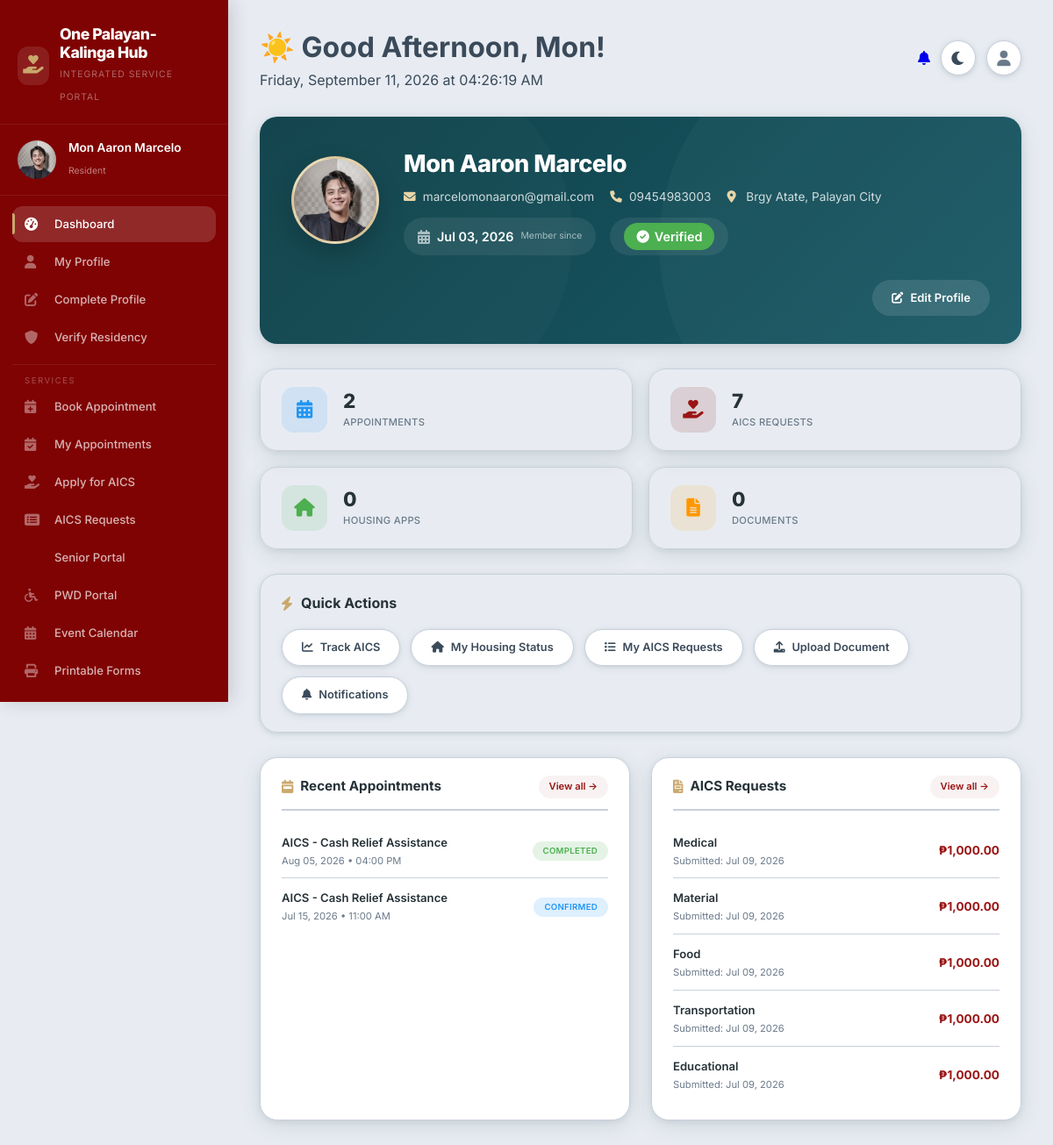
/dashboard.php (signed in), run on the app's committed database.
### tables this page shows
CREATE TABLE `users` (
  `user_id` int(11) NOT NULL,
  `username` varchar(50) NOT NULL,
  `password` varchar(255) NOT NULL,
  `email` varchar(100) NOT NULL,
  `first_name` varchar(50) NOT NULL,
  `last_name` varchar(50) NOT NULL,
  `contact_number` varchar(20) DEFAULT NULL,
  `address` text DEFAULT NULL,
  `role` enum('resident','staff','admin') DEFAULT 'resident',
  `status` enum('active','inactive') DEFAULT 'active',
  `created_at` timestamp NOT NULL DEFAULT current_timestamp(),
  `updated_at` timestamp NOT NULL DEFAULT current_timestamp() ON UPDATE current_timestamp(),
  `last_login` datetime DEFAULT NULL,
  `is_active` tinyint(1) NOT NULL DEFAULT 1,
  `profile_picture` varchar(255) DEFAULT NULL,
  `verification_status` enum('pending','verified','rejected') DEFAULT 'pending',
  `verification_date` timestamp NULL DEFAULT NULL,
  `verified_by` int(11) DEFAULT NULL
);

CREATE TABLE `appointments` (
  `appointment_id` int(11) NOT NULL,
  `user_id` int(11) DEFAULT NULL,
  `service_id` int(11) DEFAULT NULL,
  `appointment_date` date NOT NULL,
  `appointment_time` time NOT NULL,
  `service_type` varchar(100) DEFAULT 'General',
  `status` enum('pending','confirmed','completed','cancelled') DEFAULT 'pending',
  `purpose` text DEFAULT NULL,
  `notes` text DEFAULT NULL,
  `created_at` timestamp NOT NULL DEFAULT current_timestamp(),
  `updated_at` timestamp NOT NULL DEFAULT current_timestamp() ON UPDATE current_timestamp()
);

CREATE TABLE `services` (
  `service_id` int(11) NOT NULL,
  `category_id` int(11) DEFAULT NULL,
  `service_name` varchar(100) NOT NULL,
  `description` text DEFAULT NULL,
  `requirements` text DEFAULT NULL,
  `processing_time` varchar(50) DEFAULT NULL,
  `is_active` tinyint(1) DEFAULT 1,
  `service_code` varchar(50) DEFAULT NULL,
  `category` varchar(100) DEFAULT 'General',
  `duration_minutes` int(11) DEFAULT 30
);

CREATE TABLE `aics_requests` (
  `aics_id` int(11) NOT NULL,
  `user_id` int(11) NOT NULL,
  `request_type` enum('medical','funeral','educational','transportation','food','cash_relief','material') NOT NULL,
  `amount_requested` decimal(10,2) DEFAULT NULL,
  `amount_approved` decimal(10,2) DEFAULT NULL,
  `purpose` text DEFAULT NULL,
  `status` enum('submitted','reviewing','approved','rejected','released') DEFAULT 'submitted',
  `submission_date` timestamp NOT NULL DEFAULT current_timestamp(),
  `reviewed_by` int(11) DEFAULT NULL,
  `review_date` datetime DEFAULT NULL,
  `approved_by` int(11) DEFAULT NULL,
  `approval_date` datetime DEFAULT NULL,
  `release_date` datetime DEFAULT NULL,
  `rejection_reason` text DEFAULT NULL
);

### dashboard.php (the view, shortened to what this page needs)
<?php
$database = new Database();
$db = $database->getConnection();
$appointments_query = "SELECT a.*, s.service_name
                      FROM appointments a
                      JOIN services s ON a.service_id = s.service_id
                      WHERE a.user_id = :user_id
                      ORDER BY a.appointment_date DESC
                      LIMIT 5";
$appointments_stmt = $db->prepare($appointments_query);
$appointments_stmt->bindParam(':user_id', $_SESSION['user_id']);
$appointments_stmt->execute();
$aics_query = "SELECT * FROM aics_requests
               WHERE user_id = :user_id
               ORDER BY submission_date DESC
               LIMIT 5";
$aics_stmt = $db->prepare($aics_query);
$aics_stmt->bindParam(':user_id', $_SESSION['user_id']);
$aics_stmt->execute();
$count_query = "SELECT
    (SELECT COUNT(*) FROM appointments WHERE user_id = :user_id) as total_appointments,
    (SELECT COUNT(*) FROM aics_requests WHERE user_id = :user_id) as total_aics,
    (SELECT COUNT(*) FROM housing_beneficiaries WHERE user_id = :user_id) as total_housing,
    (SELECT COUNT(*) FROM documents WHERE user_id = :user_id) as total_documents,
    (SELECT COUNT(*) FROM notifications WHERE user_id = :user_id AND is_read = FALSE) as unread_notifications";
$count_stmt = $db->prepare($count_query);
$count_stmt->bindParam(':user_id', $_SESSION['user_id']);
$count_stmt->execute();
$counts = $count_stmt->fetch(PDO::FETCH_ASSOC);
$user_query = "SELECT * FROM users WHERE user_id = :user_id";
$user_stmt = $db->prepare($user_query);
$user_stmt->bindParam(':user_id', $_SESSION['user_id']);
$user_stmt->execute();
$user = $user_stmt->fetch(PDO::FETCH_ASSOC);
$verification_status = $user['verification_status'] ?? 'pending';
$initials = '';
$name_parts = explode(' ', $_SESSION['full_name']);
foreach ($name_parts as $part) {
    $initials .= strtoupper(substr($part, 0, 1));
}
$initials = substr($initials, 0, 2);
$profile_picture = $user['profile_picture'] ?? '';
$avatar_url = !empty($profile_picture) && file_exists($profile_picture)
    ? $profile_picture
    : '';
$dark_mode = isset($_COOKIE['dark_mode']) && $_COOKIE['dark_mode'] === 'enabled';
$hour = date('H');
$greeting = $hour < 12 ? 'Morning' : ($hour < 18 ? 'Afternoon' : 'Evening');
$greeting_emoji = $hour < 12 ? '🌅' : ($hour < 18 ? '☀️' : '🌙');
?>
<!DOCTYPE html>
<html lang="en" data-theme="<?php echo $dark_mode ? 'dark' : 'light'; ?>">
<head>
    <link rel="stylesheet" href="https://cdnjs.cloudflare.com/ajax/libs/font-awesome/6.0.0/css/all.min.css">
    <link rel="stylesheet" href="css/portal-layout.css">
</head>
<body>
    <div class="app-container">
        <div class="sidebar" id="sidebar">
            <div class="sidebar-header">
                <div class="logo-icon"><i class="fas fa-hand-holding-heart"></i></div>
                <div class="logo-text">
                    <h2>One Palayan-Kalinga Hub</h2>
                    <span>Integrated Service Portal</span>
                </div>
            </div>
            <div class="user-info-sidebar">
                <div class="user-avatar-sidebar">
                    <?php if (!empty($avatar_url)): ?>
                        <img src="<?php echo htmlspecialchars($avatar_url); ?>" alt="Profile">
                    <?php else: ?>
                        <?php echo $initials; ?>
                    <?php endif; ?>
                </div>
                <div>
                    <h4><?php echo htmlspecialchars($_SESSION['full_name']); ?></h4>
                    <span>Resident</span>
                </div>
            </div>
            <?php include __DIR__ . '/includes/usersidenav.php'; ?>
        </div>
        <div class="main-content">
            <div class="top-bar">
                <div class="top-bar-left">
                    <div class="welcome-text">
                        <h1>
                            <span class="greeting-emoji"><?php echo $greeting_emoji; ?></span>
                            Good <?php echo $greeting; ?>, <?php echo explode(' ', $_SESSION['full_name'])[0]; ?>!
                        </h1>
                        <p><?php echo date('l, F d, Y'); ?></p>
                    </div>
                </div>
                <div class="top-bar-actions">
                    <a href="notifications.php" class="notification-bell">
                        <i class="fas fa-bell"></i>
                    </a>
                    <button class="theme-toggle" id="themeToggle" title="Toggle Dark/Light Mode">
                        <i class="fas <?php echo $dark_mode ? 'fa-sun' : 'fa-moon'; ?>"></i>
                    </button>
                    <a href="profile.php" class="top-icon"><i class="fas fa-user"></i></a>
                </div>
            </div>
            <div class="profile-header">
                <div class="profile-row">
                    <div class="large-avatar">
                        <?php if (!empty($avatar_url)): ?>
                            <img src="<?php echo htmlspecialchars($avatar_url); ?>" alt="Profile Picture">
                        <?php else: ?>
                            <?php echo $initials; ?>
                        <?php endif; ?>
                    </div>
                    <div class="profile-info">
                        <h1><?php echo htmlspecialchars($_SESSION['full_name']); ?></h1>
                        <div class="details">
                            <span><i class="fas fa-envelope"></i>
                                <?php echo htmlspecialchars($user['email'] ?? 'Not provided'); ?></span>
                            <span><i class="fas fa-phone"></i>
                                <?php echo htmlspecialchars($user['contact_number'] ?? 'Not provided'); ?></span>
                            <span><i class="fas fa-map-marker-alt"></i>
                                <?php echo htmlspecialchars($user['address'] ?? 'Not provided'); ?></span>
                        </div>
                        <div class="profile-stats">
                            <div class="profile-stat">
                                <i class="fas fa-calendar-alt" style="color: rgba(255,255,255,0.6);"></i>
                                <span><?php echo date('M d, Y', strtotime($user['created_at'] ?? 'now')); ?></span>
                                <small>Member since</small>
                            </div>
                            <div class="profile-stat">
                                <span class="verification-badge badge-<?php echo $verification_status; ?>">
                                    <i class="fas fa-<?php
                                    echo $verification_status == 'verified' ? 'check-circle' :
                                        ($verification_status == 'pending' ? 'clock' : 'times-circle');
                                    ?>"></i>
                                    <?php echo ucfirst($verification_status); ?>
                                </span>
                            </div>
                        </div>
                    </div>
                    <a href="profile.php" class="edit-profile-btn">
                        <i class="fas fa-edit"></i> Edit Profile
                    </a>
                </div>
            </div>
            <div class="stats-grid">
                <div class="stat-card" onclick="window.location.href='my-appointments.php'">
                    <div class="stat-icon appointments"><i class="fas fa-calendar-alt"></i></div>
                    <div class="stat-info">
                        <h3><?php echo $counts['total_appointments'] ?? 0; ?></h3>
                        <p>Appointments</p>
                    </div>
                </div>
                <div class="stat-card" onclick="window.location.href='aics-requests.php'">
                    <div class="stat-icon aics"><i class="fas fa-hand-holding-heart"></i></div>
                    <div class="stat-info">
                        <h3><?php echo $counts['total_aics'] ?? 0; ?></h3>
                        <p>AICS Requests</p>
                    </div>
                </div>
                <div class="stat-card" onclick="window.location.href='my-housing.php'">
                    <div class="stat-icon housing"><i class="fas fa-home"></i></div>
                    <div class="stat-info">
                        <h3><?php echo $counts['total_housing'] ?? 0; ?></h3>
                        <p>Housing Apps</p>
                    </div>
                </div>
                <div class="stat-card" onclick="window.location.href='documents.php'">
                    <div class="stat-icon documents"><i class="fas fa-file-alt"></i></div>
                    <div class="stat-info">
                        <h3><?php echo $counts['total_documents'] ?? 0; ?></h3>
                        <p>Documents</p>
                    </div>
                </div>
            </div>
            <div class="quick-section">
                <h3><i class="fas fa-bolt"></i> Quick Actions</h3>
                <div class="action-buttons">
                    <a href="track-aics.php" class="action-btn"><i class="fas fa-chart-line"></i> <span>Track
                            AICS</span></a>
                    <a href="my-housing.php" class="action-btn"><i class="fas fa-home"></i> <span>My Housing
                            Status</span></a>
                    <a href="aics-requests.php" class="action-btn"><i class="fas fa-list"></i> <span>My AICS
                            Requests</span></a>
                    <a href="documents.php" class="action-btn"><i class="fas fa-upload"></i> <span>Upload
                            Document</span></a>
                    <a href="notifications.php" class="action-btn"><i class="fas fa-bell"></i>
                        <span>Notifications</span></a>
                </div>
            </div>
            <div class="two-columns">
                <div class="dashboard-card">
                    <div class="card-header">
                        <h3><i class="fas fa-calendar-week"></i> Recent Appointments</h3>
                        <a href="my-appointments.php">View all →</a>
                    </div>
                    <?php
                    $appointments_stmt->execute();
                    if ($appointments_stmt->rowCount() > 0):
                        ?>
                        <div class="item-list">
                            <?php while ($appointment = $appointments_stmt->fetch(PDO::FETCH_ASSOC)): ?>
                                <div class="list-item">
                                    <div class="item-info">
                                        <h4><?php echo htmlspecialchars($appointment['service_name']); ?></h4>
                                        <p><?php echo date('M d, Y', strtotime($appointment['appointment_date'])); ?> •
                                            <?php echo date('h:i A', strtotime($appointment['appointment_time'])); ?></p>
                                    </div>
                                    <span
                                        class="status-badge <?php echo strtolower($appointment['status']); ?>"><?php echo ucfirst($appointment['status']); ?></span>
                                </div>
                            <?php endwhile; ?>
                        </div>
                    <?php endif; ?>
                </div>
                <div class="dashboard-card">
                    <div class="card-header">
                        <h3><i class="fas fa-file-invoice"></i> AICS Requests</h3>
                        <a href="aics-requests.php">View all →</a>
                    </div>
                    <?php
                    $aics_stmt->execute();
                    if ($aics_stmt->rowCount() > 0):
                        ?>
                        <div class="item-list">
                            <?php while ($aics = $aics_stmt->fetch(PDO::FETCH_ASSOC)): ?>
                                <div class="list-item">
                                    <div class="item-info">
                                        <h4><?php echo ucfirst($aics['request_type']); ?></h4>
                                        <p>Submitted: <?php echo date('M d, Y', strtotime($aics['submission_date'])); ?></p>
                                    </div>
                                    <span class="amount-tag">₱<?php echo number_format($aics['amount_requested'], 2); ?></span>
                                </div>
                            <?php endwhile; ?>
                        </div>
                    <?php endif; ?>
                </div>
            </div>
        </div>
    </div>
</body>
</html>

### data on the page
users: profile_picture (picture), email "marcelomonaaron@gmail.com", contact_number "09454983003", address "Brgy Atate, Palayan City", created_at "Jul 03, 2026", verification_status "Verified"
appointments: service.service_name "AICS - Cash Relief Assistance", appointment_date "Aug 05, 2026", appointment_time "04:00 PM", status "COMPLETED"
appointments: service.service_name "AICS - Cash Relief Assistance", appointment_date "Jul 15, 2026", appointment_time "11:00 AM", status "CONFIRMED"
aics_requests: request_type "Medical", submission_date "Jul 09, 2026", amount_requested "1,000.00"
aics_requests: request_type "Material", submission_date "Jul 09, 2026", amount_requested "1,000.00"
aics_requests: request_type "Food", submission_date "Jul 09, 2026", amount_requested "1,000.00"
aics_requests: request_type "Transportation", submission_date "Jul 09, 2026", amount_requested "1,000.00"
aics_requests: request_type "Educational", submission_date "Jul 09, 2026", amount_requested "1,000.00"

### other printed values
$_SESSION['full_name'] "Mon Aaron Marcelo"
$greeting_emoji "☀️"
$greeting "Afternoon"
explode(' ', $_SESSION['full_name'])[0] "Mon"
$counts['total_appointments'] "2"
$counts['total_aics'] "7"
$counts['total_housing'] "0"
$counts['total_documents'] "0"
